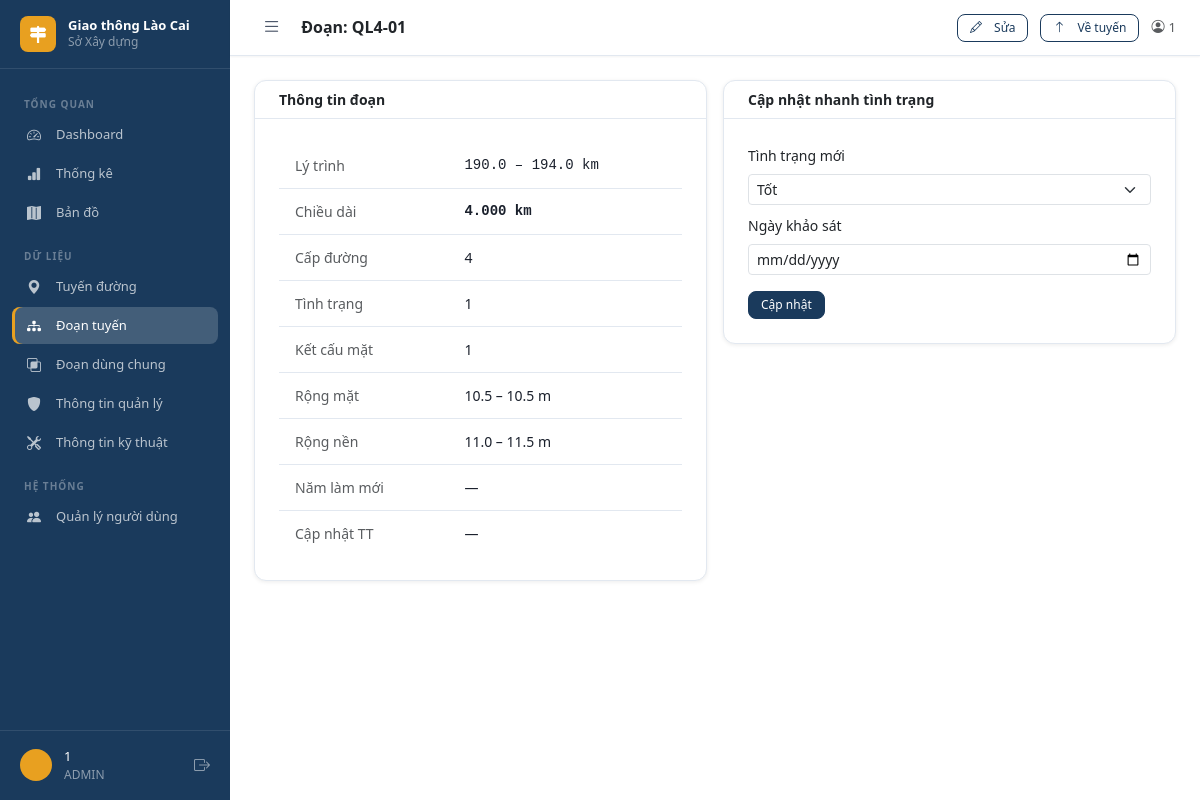
/doan-tuyen/1 (signed in), run on the app's committed database.
### tables this page shows
CREATE TABLE doan_tuyen (
    id                        INTEGER PRIMARY KEY AUTOINCREMENT,
    ma_doan                   TEXT    NOT NULL UNIQUE,
    tuyen_id                  INTEGER NOT NULL REFERENCES tuyen_duong(id),
    cap_duong_id              INTEGER REFERENCES cap_duong(id),
    tinh_trang_id             INTEGER REFERENCES tinh_trang(id),
    ket_cau_mat_id            INTEGER REFERENCES ket_cau_mat_duong(id),
    ly_trinh_dau              REAL    NOT NULL,
    ly_trinh_cuoi             REAL    NOT NULL,
    chieu_dai_thuc_te         REAL,
    chieu_rong_mat_min        REAL,
    chieu_rong_mat_max        REAL,
    chieu_rong_nen_min        REAL,
    chieu_rong_nen_max        REAL,
    don_vi_bao_duong_id       INTEGER REFERENCES don_vi(id),
    nam_lam_moi               INTEGER,
    ngay_cap_nhat_tinh_trang  TEXT,
    ghi_chu                   TEXT,
    created_at                TEXT    NOT NULL DEFAULT (datetime('now','localtime')),
    updated_at                TEXT,
    updated_by_id             INTEGER REFERENCES nguoi_dung(id)
);

CREATE TABLE tinh_trang (
    id               INTEGER PRIMARY KEY AUTOINCREMENT,
    ma_tinh_trang    TEXT    NOT NULL UNIQUE,
    ten_tinh_trang   TEXT    NOT NULL,
    mo_ta            TEXT,
    mau_hien_thi     TEXT,
    thu_tu_hien_thi  INTEGER,
    is_active        INTEGER NOT NULL DEFAULT 1
);

### api/routes/doan_tuyen_route.py (the view)
@router.get("/{id}", response_class=HTMLResponse)
async def chi_tiet(request: Request, id: int,
                   user=Depends(yeu_cau_dang_nhap), conn=Depends(get_db)):
    doan = dt_service.lay_theo_id(conn, id)
    return templates.TemplateResponse("doan_tuyen/detail.html", {
        "request": request, "user": user, "doan": doan,
        "tinh_trang_list": tt_repo.lay_dang_hoat_dong(conn),
    })

### templates/doan_tuyen/detail.html (shortened to what this page needs)
{% extends "base.html" %}
{% block page_title %}Đoạn: {{ doan.ma_doan }}{% endblock %}
{% block topbar_actions %}
<a href="/doan-tuyen/{{ doan.id }}/sua" class="btn-gt btn-gt-outline btn-gt-sm">
  <i class="bi bi-pencil me-1"></i>Sửa
</a>
<a href="/tuyen-duong/{{ doan.tuyen_id }}" class="btn-gt btn-gt-outline btn-gt-sm">
  <i class="bi bi-arrow-up me-1"></i>Về tuyến
</a>
{% endblock %}
{% block content %}
<div class="row g-3">
  <div class="col-md-6">
    <div class="card-gt">
      <div class="card-gt-header py-2 fw-semibold small">Thông tin đoạn</div>
      <div class="card-gt-body">
        <table class="table-gt mb-0">
          <tr><td class="text-muted">Lý trình</td><td class="ly-trinh">{{ doan.ly_trinh_dau }} – {{ doan.ly_trinh_cuoi }} km</td></tr>
          <tr><td class="text-muted">Chiều dài</td><td class="fw-semibold chieu-dai">{{ "%.3f"|format(doan.chieu_dai or 0) }} km</td></tr>
          <tr><td class="text-muted">Cấp đường</td><td>{{ doan.cap_duong_id or '—' }}</td></tr>
          <tr><td class="text-muted">Tình trạng</td><td>{{ doan.tinh_trang_id or '—' }}</td></tr>
          <tr><td class="text-muted">Kết cấu mặt</td><td>{{ doan.ket_cau_mat_id or '—' }}</td></tr>
          <tr><td class="text-muted">Rộng mặt</td><td>{{ doan.chieu_rong_mat_min or '—' }} – {{ doan.chieu_rong_mat_max or '—' }} m</td></tr>
          <tr><td class="text-muted">Rộng nền</td><td>{{ doan.chieu_rong_nen_min or '—' }} – {{ doan.chieu_rong_nen_max or '—' }} m</td></tr>
          <tr><td class="text-muted">Năm làm mới</td><td>{{ doan.nam_lam_moi or '—' }}</td></tr>
          <tr><td class="text-muted">Cập nhật TT</td><td>{{ doan.ngay_cap_nhat_tinh_trang or '—' }}</td></tr>
        </table>
      </div>
    </div>
  </div>
  <div class="col-md-6">
    <div class="card-gt">
      <div class="card-gt-header py-2 fw-semibold small">Cập nhật nhanh tình trạng</div>
      <div class="card-gt-body">
        <form method="post" action="/doan-tuyen/{{ doan.id }}/cap-nhat-tinh-trang">
          <div class="mb-2">
            <label class="form-label small">Tình trạng mới</label>
            <select name="tinh_trang_id" class="form-select form-select-sm" required>
              {% for tt in tinh_trang_list %}
              <option value="{{ tt.id }}" {% if tt.id == doan.tinh_trang_id %}selected{% endif %}>
                {{ tt.ten_tinh_trang }}
              </option>
              {% endfor %}
            </select>
          </div>
          <div class="mb-3">
            <label class="form-label small">Ngày khảo sát</label>
            <input type="date" name="ngay_cap_nhat" class="form-control form-control-sm" required>
          </div>
          <button type="submit" class="btn-gt btn-gt-primary btn-gt-sm">Cập nhật</button>
        </form>
      </div>
    </div>
  </div>
</div>
{% endblock %}

### static/css/design-system.css (style rules this page uses)
:root { --color-primary: #1a3a5c; --color-primary-dark: #122840; --color-primary-light: #2a5298; --color-accent: #e8a020; --color-accent-light: #fef3dc; --color-success: #28a745; --color-success-bg: #d4edda; --color-warning: #ffc107; --color-warning-bg: #fff3cd; --color-danger: #dc3545; --color-danger-bg: #f8d7da; --color-info: #17a2b8; --color-info-bg: #d1ecf1; --color-tt-tot: #28a745; --color-tt-tb: #ffc107; --color-tt-kem: #fd7e14; --color-tt-hh-nang: #dc3545; --color-tt-thi-cong: #6f42c1; --color-tt-bao-tri: #20c997; --color-tt-chua-xd: #adb5bd; --color-bg-page: #f0f4f8; --color-bg-card: #ffffff; --color-bg-hover: #f8fafc; --color-border: #e2e8f0; --color-border-strong: #cbd5e0; --color-text-primary: #1a202c; --color-text-secondary: #4a5568; --color-text-muted: #718096; --color-text-disabled: #a0aec0; --font-family-base: 'Inter', 'Segoe UI', system-ui, -apple-system, sans-serif; --font-family-mono: 'JetBrains Mono', 'Fira Code', 'Consolas', monospace; --font-size-xs: 0.75rem; --font-size-sm: 0.8125rem; --font-size-base: 0.875rem; --font-size-md: 0.9375rem; --font-size-lg: 1rem; --font-size-xl: 1.125rem; --font-size-2xl: 1.25rem; --font-size-3xl: 1.5rem; --font-weight-normal: 400; --font-weight-medium: 500; --font-weight-semibold: 600; --font-weight-bold: 700; --line-height-tight: 1.3; --line-height-base: 1.6; --line-height-loose: 1.8; --space-1: 0.25rem; --space-2: 0.5rem; --space-3: 0.75rem; --space-4: 1rem; --space-5: 1.25rem; --space-6: 1.5rem; --space-8: 2rem; --space-10: 2.5rem; --space-12: 3rem; --radius-sm: 4px; --radius-md: 8px; --radius-lg: 12px; --radius-xl: 16px; --radius-full: 9999px; --shadow-xs: 0 1px 2px rgba(0,0,0,.05); --shadow-sm: 0 1px 4px rgba(0,0,0,.08); --shadow-md: 0 4px 12px rgba(0,0,0,.10); --shadow-lg: 0 8px 24px rgba(0,0,0,.12); --shadow-xl: 0 16px 48px rgba(0,0,0,.16); --sidebar-width: 230px; --sidebar-collapsed: 64px; --topbar-height: 56px; --content-max-width: 1400px; --transition-fast: 150ms ease; --transition-base: 250ms ease; --transition-slow: 400ms ease; --z-sidebar: 100; --z-topbar: 200; --z-dropdown: 300; --z-modal: 400; --z-toast: 500; }
*, *::before, *::after { box-sizing: border-box; }
html { font-size: 16px; scroll-behavior: smooth; }
body { font-family: var(--font-family-base); font-size: var(--font-size-base); color: var(--color-text-primary); background: var(--color-bg-page); line-height: var(--line-height-base); -webkit-font-smoothing: antialiased; }
.text-muted { color: var(--color-text-muted); }
.ly-trinh { font-family: var(--font-family-mono); font-size: var(--font-size-sm); color: var(--color-primary); font-weight: var(--font-weight-medium); }
.chieu-dai { font-family: var(--font-family-mono); font-size: var(--font-size-sm); font-weight: var(--font-weight-semibold); color: var(--color-text-primary); }
.card-gt { background: var(--color-bg-card); border: 1px solid var(--color-border); border-radius: var(--radius-lg); box-shadow: var(--shadow-sm); overflow: hidden; }
.card-gt-header { padding: var(--space-4) var(--space-6); border-bottom: 1px solid var(--color-border); display: flex; align-items: center; justify-content: space-between; }
.card-gt-body { padding: var(--space-6); }
.table-gt { width: 100%; border-collapse: collapse; }
.table-gt tbody td { padding: var(--space-3) var(--space-4); font-size: var(--font-size-base); color: var(--color-text-primary); border-bottom: 1px solid var(--color-border); vertical-align: middle; }
.table-gt tbody tr { transition: background var(--transition-fast); }
.table-gt tbody tr:last-child td { border-bottom: none; }
.btn-gt { display: inline-flex; align-items: center; gap: var(--space-2); padding: var(--space-2) var(--space-4); border-radius: var(--radius-md); font-size: var(--font-size-sm); font-weight: var(--font-weight-medium); border: 1px solid transparent; cursor: pointer; text-decoration: none; transition: all var(--transition-fast); white-space: nowrap; }
.btn-gt-primary { background: var(--color-primary); color: #fff; border-color: var(--color-primary); }
.btn-gt-outline { background: transparent; color: var(--color-primary); border-color: var(--color-primary); }
.btn-gt-sm { padding: var(--space-1) var(--space-3); font-size: var(--font-size-xs); }

### data on the page
doan_tuyen: ma_doan "QL4-01", ly_trinh_dau "190.0", ly_trinh_cuoi "194.0", chieu_dai_thuc_te "4.000", cap_duong "4", tinh_trang "1", ket_cau_mat "1", chieu_rong_mat_min "10.5", chieu_rong_mat_max "10.5", chieu_rong_nen_min "11.0", chieu_rong_nen_max "11.5", tinh_trang_id "Tốt"

### other printed values
{{ user.id }} "1"
{{ user.loai_quyen if user.loai_quyen is defined else '' }} "ADMIN"
{{ doan.nam_lam_moi or '—' }} "—"
{{ doan.ngay_cap_nhat_tinh_trang or '—' }} "—"
